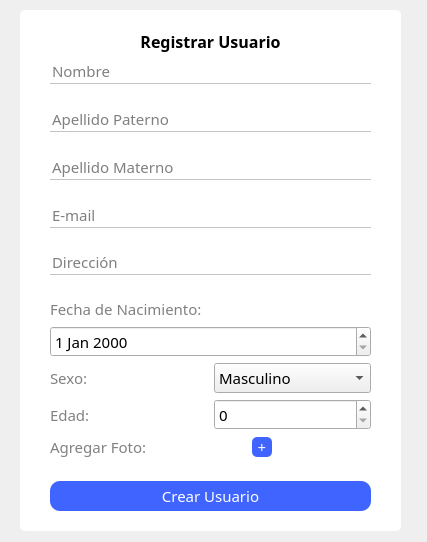
<?xml version="1.0" encoding="UTF-8"?>
<ui version="4.0">
 <class>administrador_crear_usuario</class>
 <widget class="QDialog" name="administrador_crear_usuario">
  <property name="geometry">
   <rect>
    <x>0</x>
    <y>0</y>
    <width>427</width>
    <height>542</height>
   </rect>
  </property>
  <property name="windowTitle">
   <string>Dialog</string>
  </property>
  <widget class="QStackedWidget" name="stackedWidget">
   <property name="geometry">
    <rect>
     <x>10</x>
     <y>0</y>
     <width>411</width>
     <height>531</height>
    </rect>
   </property>
   <property name="maximumSize">
    <size>
     <width>600</width>
     <height>600</height>
    </size>
   </property>
   <property name="currentIndex">
    <number>1</number>
   </property>
   <widget class="QWidget" name="page">
    <widget class="QLabel" name="label">
     <property name="geometry">
      <rect>
       <x>10</x>
       <y>10</y>
       <width>381</width>
       <height>521</height>
      </rect>
     </property>
     <property name="styleSheet">
      <string notr="true">background-color: rgb(255, 255, 255);
border-radius: 5px;</string>
     </property>
     <property name="text">
      <string/>
     </property>
    </widget>
    <widget class="QWidget" name="">
     <property name="geometry">
      <rect>
       <x>41</x>
       <y>41</y>
       <width>321</width>
       <height>461</height>
      </rect>
     </property>
     <layout class="QVBoxLayout" name="verticalLayout">
      <item>
       <widget class="QLabel" name="label_2">
        <property name="font">
         <font>
          <family>Montserrat</family>
          <pointsize>12</pointsize>
          <weight>75</weight>
          <bold>true</bold>
         </font>
        </property>
        <property name="text">
         <string>Registrar Usuario</string>
        </property>
        <property name="alignment">
         <set>Qt::AlignCenter</set>
        </property>
       </widget>
      </item>
      <item>
       <layout class="QHBoxLayout" name="horizontalLayout">
        <item>
         <spacer name="horizontalSpacer">
          <property name="orientation">
           <enum>Qt::Horizontal</enum>
          </property>
          <property name="sizeHint" stdset="0">
           <size>
            <width>40</width>
            <height>20</height>
           </size>
          </property>
         </spacer>
        </item>
        <item>
         <widget class="QLabel" name="label_3">
          <property name="styleSheet">
           <string notr="true">background-color:none;</string>
          </property>
          <property name="text">
           <string/>
          </property>
          <property name="pixmap">
           <pixmap resource="../../resources.qrc">:/imagenes/Imagenes/doctor 4.png</pixmap>
          </property>
         </widget>
        </item>
        <item>
         <spacer name="horizontalSpacer_2">
          <property name="orientation">
           <enum>Qt::Horizontal</enum>
          </property>
          <property name="sizeHint" stdset="0">
           <size>
            <width>40</width>
            <height>20</height>
           </size>
          </property>
         </spacer>
        </item>
       </layout>
      </item>
      <item>
       <spacer name="verticalSpacer_4">
        <property name="orientation">
         <enum>Qt::Vertical</enum>
        </property>
        <property name="sizeHint" stdset="0">
         <size>
          <width>20</width>
          <height>40</height>
         </size>
        </property>
       </spacer>
      </item>
      <item>
       <widget class="QLabel" name="label_5">
        <property name="font">
         <font>
          <family>Montserrat</family>
          <pointsize>11</pointsize>
         </font>
        </property>
        <property name="styleSheet">
         <string notr="true">color: rgb(129, 129, 129);</string>
        </property>
        <property name="text">
         <string>Tipo Usuario:</string>
        </property>
       </widget>
      </item>
      <item>
       <widget class="QComboBox" name="comboBox_tipo_usuario">
        <property name="font">
         <font>
          <family>Montserrat</family>
          <pointsize>11</pointsize>
         </font>
        </property>
        <item>
         <property name="text">
          <string>Medico</string>
         </property>
        </item>
        <item>
         <property name="text">
          <string>Paciente</string>
         </property>
        </item>
        <item>
         <property name="text">
          <string>Staff</string>
         </property>
        </item>
       </widget>
      </item>
      <item>
       <spacer name="verticalSpacer">
        <property name="orientation">
         <enum>Qt::Vertical</enum>
        </property>
        <property name="sizeHint" stdset="0">
         <size>
          <width>20</width>
          <height>40</height>
         </size>
        </property>
       </spacer>
      </item>
      <item>
       <widget class="QLineEdit" name="lineEdit_usuario">
        <property name="font">
         <font>
          <family>Montserrat</family>
          <pointsize>11</pointsize>
         </font>
        </property>
        <property name="styleSheet">
         <string notr="true">border: none;
border-bottom: 1px solid #C4C4C4;</string>
        </property>
        <property name="placeholderText">
         <string>Nombre de Usuario</string>
        </property>
       </widget>
      </item>
      <item>
       <spacer name="verticalSpacer_3">
        <property name="orientation">
         <enum>Qt::Vertical</enum>
        </property>
        <property name="sizeHint" stdset="0">
         <size>
          <width>20</width>
          <height>40</height>
         </size>
        </property>
       </spacer>
      </item>
      <item>
       <widget class="QLineEdit" name="lineEdit_contra">
        <property name="font">
         <font>
          <family>Montserrat</family>
          <pointsize>11</pointsize>
         </font>
        </property>
        <property name="styleSheet">
         <string notr="true">border: none;
border-bottom: 1px solid #C4C4C4;</string>
        </property>
        <property name="placeholderText">
         <string>Contraseña</string>
        </property>
       </widget>
      </item>
      <item>
       <spacer name="verticalSpacer_2">
        <property name="orientation">
         <enum>Qt::Vertical</enum>
        </property>
        <property name="sizeHint" stdset="0">
         <size>
          <width>20</width>
          <height>40</height>
         </size>
        </property>
       </spacer>
      </item>
      <item>
       <widget class="QLineEdit" name="lineEdit_confirma_contra">
        <property name="font">
         <font>
          <family>Montserrat</family>
          <pointsize>11</pointsize>
         </font>
        </property>
        <property name="styleSheet">
         <string notr="true">border: none;
border-bottom: 1px solid #C4C4C4;</string>
        </property>
        <property name="placeholderText">
         <string>Confirmar Constraseña</string>
        </property>
       </widget>
      </item>
      <item>
       <spacer name="verticalSpacer_5">
        <property name="orientation">
         <enum>Qt::Vertical</enum>
        </property>
        <property name="sizeHint" stdset="0">
         <size>
          <width>20</width>
          <height>40</height>
         </size>
        </property>
       </spacer>
      </item>
      <item>
       <widget class="QPushButton" name="btn_continuar">
        <property name="minimumSize">
         <size>
          <width>50</width>
          <height>30</height>
         </size>
        </property>
        <property name="font">
         <font>
          <family>Montserrat</family>
          <pointsize>11</pointsize>
         </font>
        </property>
        <property name="styleSheet">
         <string notr="true">*{
border: none;
background: #3f64FF;
color: white;
border-radius: 10px;
}

:hover{
	background: white;
	border: 1px solid #3f64FF;
	color: #3f64FF;
}</string>
        </property>
        <property name="text">
         <string>Continuar</string>
        </property>
       </widget>
      </item>
     </layout>
    </widget>
   </widget>
   <widget class="QWidget" name="page_2">
    <widget class="QLabel" name="label_4">
     <property name="geometry">
      <rect>
       <x>10</x>
       <y>10</y>
       <width>381</width>
       <height>521</height>
      </rect>
     </property>
     <property name="styleSheet">
      <string notr="true">background-color: rgb(255, 255, 255);
border-radius: 5px;</string>
     </property>
     <property name="text">
      <string/>
     </property>
    </widget>
    <widget class="QWidget" name="">
     <property name="geometry">
      <rect>
       <x>40</x>
       <y>30</y>
       <width>321</width>
       <height>481</height>
      </rect>
     </property>
     <layout class="QVBoxLayout" name="verticalLayout_2">
      <item>
       <widget class="QLabel" name="label_6">
        <property name="font">
         <font>
          <family>Montserrat</family>
          <pointsize>12</pointsize>
          <weight>75</weight>
          <bold>true</bold>
         </font>
        </property>
        <property name="text">
         <string>Registrar Usuario</string>
        </property>
        <property name="alignment">
         <set>Qt::AlignCenter</set>
        </property>
       </widget>
      </item>
      <item>
       <widget class="QLineEdit" name="lineEdit_nombre">
        <property name="font">
         <font>
          <family>Montserrat</family>
          <pointsize>11</pointsize>
         </font>
        </property>
        <property name="styleSheet">
         <string notr="true">border: none;
border-bottom: 1px solid #C4C4C4;</string>
        </property>
        <property name="placeholderText">
         <string>Nombre</string>
        </property>
       </widget>
      </item>
      <item>
       <spacer name="verticalSpacer_6">
        <property name="orientation">
         <enum>Qt::Vertical</enum>
        </property>
        <property name="sizeHint" stdset="0">
         <size>
          <width>20</width>
          <height>40</height>
         </size>
        </property>
       </spacer>
      </item>
      <item>
       <widget class="QLineEdit" name="lineEdit_paterno">
        <property name="font">
         <font>
          <family>Montserrat</family>
          <pointsize>11</pointsize>
         </font>
        </property>
        <property name="styleSheet">
         <string notr="true">border: none;
border-bottom: 1px solid #C4C4C4;</string>
        </property>
        <property name="placeholderText">
         <string>Apellido Paterno</string>
        </property>
       </widget>
      </item>
      <item>
       <spacer name="verticalSpacer_7">
        <property name="orientation">
         <enum>Qt::Vertical</enum>
        </property>
        <property name="sizeHint" stdset="0">
         <size>
          <width>20</width>
          <height>40</height>
         </size>
        </property>
       </spacer>
      </item>
      <item>
       <widget class="QLineEdit" name="lineEdit_materno">
        <property name="font">
         <font>
          <family>Montserrat</family>
          <pointsize>11</pointsize>
         </font>
        </property>
        <property name="styleSheet">
         <string notr="true">border: none;
border-bottom: 1px solid #C4C4C4;</string>
        </property>
        <property name="placeholderText">
         <string>Apellido Materno</string>
        </property>
       </widget>
      </item>
      <item>
       <spacer name="verticalSpacer_8">
        <property name="orientation">
         <enum>Qt::Vertical</enum>
        </property>
        <property name="sizeHint" stdset="0">
         <size>
          <width>20</width>
          <height>40</height>
         </size>
        </property>
       </spacer>
      </item>
      <item>
       <widget class="QLineEdit" name="lineEdit_correo">
        <property name="font">
         <font>
          <family>Montserrat</family>
          <pointsize>11</pointsize>
         </font>
        </property>
        <property name="styleSheet">
         <string notr="true">border: none;
border-bottom: 1px solid #C4C4C4;</string>
        </property>
        <property name="placeholderText">
         <string>E-mail</string>
        </property>
       </widget>
      </item>
      <item>
       <spacer name="verticalSpacer_9">
        <property name="orientation">
         <enum>Qt::Vertical</enum>
        </property>
        <property name="sizeHint" stdset="0">
         <size>
          <width>20</width>
          <height>40</height>
         </size>
        </property>
       </spacer>
      </item>
      <item>
       <widget class="QLineEdit" name="lineEdit_direccion">
        <property name="font">
         <font>
          <family>Montserrat</family>
          <pointsize>11</pointsize>
         </font>
        </property>
        <property name="styleSheet">
         <string notr="true">border: none;
border-bottom: 1px solid #C4C4C4;</string>
        </property>
        <property name="placeholderText">
         <string>Dirección</string>
        </property>
       </widget>
      </item>
      <item>
       <spacer name="verticalSpacer_10">
        <property name="orientation">
         <enum>Qt::Vertical</enum>
        </property>
        <property name="sizeHint" stdset="0">
         <size>
          <width>20</width>
          <height>40</height>
         </size>
        </property>
       </spacer>
      </item>
      <item>
       <widget class="QLabel" name="label_10">
        <property name="font">
         <font>
          <family>Montserrat</family>
          <pointsize>11</pointsize>
         </font>
        </property>
        <property name="styleSheet">
         <string notr="true">color: rgb(129, 129, 129);</string>
        </property>
        <property name="text">
         <string>Fecha de Nacimiento:</string>
        </property>
       </widget>
      </item>
      <item>
       <widget class="QDateEdit" name="dateEdit_fechaNacimiento">
        <property name="font">
         <font>
          <family>Montserrat</family>
          <pointsize>11</pointsize>
         </font>
        </property>
       </widget>
      </item>
      <item>
       <layout class="QHBoxLayout" name="horizontalLayout_2">
        <item>
         <widget class="QLabel" name="label_7">
          <property name="font">
           <font>
            <family>Montserrat</family>
            <pointsize>11</pointsize>
           </font>
          </property>
          <property name="styleSheet">
           <string notr="true">color: rgb(129, 129, 129);</string>
          </property>
          <property name="text">
           <string>Sexo:</string>
          </property>
         </widget>
        </item>
        <item>
         <widget class="QComboBox" name="comboBox_sexo">
          <property name="font">
           <font>
            <family>Montserrat</family>
            <pointsize>11</pointsize>
           </font>
          </property>
          <item>
           <property name="text">
            <string>Masculino</string>
           </property>
          </item>
          <item>
           <property name="text">
            <string>Femenino</string>
           </property>
          </item>
         </widget>
        </item>
       </layout>
      </item>
      <item>
       <layout class="QHBoxLayout" name="horizontalLayout_3">
        <item>
         <widget class="QLabel" name="label_8">
          <property name="font">
           <font>
            <family>Montserrat</family>
            <pointsize>11</pointsize>
           </font>
          </property>
          <property name="styleSheet">
           <string notr="true">color: rgb(129, 129, 129);</string>
          </property>
          <property name="text">
           <string>Edad:</string>
          </property>
         </widget>
        </item>
        <item>
         <widget class="QSpinBox" name="spinBox_edad">
          <property name="font">
           <font>
            <family>Montserrat</family>
            <pointsize>11</pointsize>
           </font>
          </property>
         </widget>
        </item>
       </layout>
      </item>
      <item>
       <layout class="QHBoxLayout" name="horizontalLayout_4">
        <item>
         <widget class="QLabel" name="label_9">
          <property name="font">
           <font>
            <family>Montserrat</family>
            <pointsize>11</pointsize>
           </font>
          </property>
          <property name="styleSheet">
           <string notr="true">color: rgb(129, 129, 129);</string>
          </property>
          <property name="text">
           <string>Agregar Foto:</string>
          </property>
         </widget>
        </item>
        <item>
         <spacer name="horizontalSpacer_4">
          <property name="orientation">
           <enum>Qt::Horizontal</enum>
          </property>
          <property name="sizeHint" stdset="0">
           <size>
            <width>40</width>
            <height>20</height>
           </size>
          </property>
         </spacer>
        </item>
        <item>
         <widget class="QPushButton" name="btn_foto">
          <property name="minimumSize">
           <size>
            <width>20</width>
            <height>20</height>
           </size>
          </property>
          <property name="maximumSize">
           <size>
            <width>20</width>
            <height>20</height>
           </size>
          </property>
          <property name="font">
           <font>
            <family>Montserrat</family>
            <pointsize>11</pointsize>
           </font>
          </property>
          <property name="styleSheet">
           <string notr="true">*{
border: none;
background: #3f64FF;
color: white;
border-radius: 5px;
}

:hover{
	background: white;
	border: 1px solid #3f64FF;
	color: #3f64FF;
}</string>
          </property>
          <property name="text">
           <string>+</string>
          </property>
         </widget>
        </item>
        <item>
         <spacer name="horizontalSpacer_3">
          <property name="orientation">
           <enum>Qt::Horizontal</enum>
          </property>
          <property name="sizeHint" stdset="0">
           <size>
            <width>40</width>
            <height>20</height>
           </size>
          </property>
         </spacer>
        </item>
       </layout>
      </item>
      <item>
       <spacer name="verticalSpacer_12">
        <property name="orientation">
         <enum>Qt::Vertical</enum>
        </property>
        <property name="sizeHint" stdset="0">
         <size>
          <width>20</width>
          <height>40</height>
         </size>
        </property>
       </spacer>
      </item>
      <item>
       <widget class="QPushButton" name="btn_crear_usuario">
        <property name="minimumSize">
         <size>
          <width>50</width>
          <height>30</height>
         </size>
        </property>
        <property name="font">
         <font>
          <family>Montserrat</family>
          <pointsize>11</pointsize>
         </font>
        </property>
        <property name="styleSheet">
         <string notr="true">*{
border: none;
background: #3f64FF;
color: white;
border-radius: 10px;
}

:hover{
	background: white;
	border: 1px solid #3f64FF;
	color: #3f64FF;
}</string>
        </property>
        <property name="text">
         <string>Crear Usuario</string>
        </property>
       </widget>
      </item>
     </layout>
    </widget>
   </widget>
  </widget>
 </widget>
 <resources>
  <include location="../../resources.qrc"/>
 </resources>
 <connections/>
</ui>
